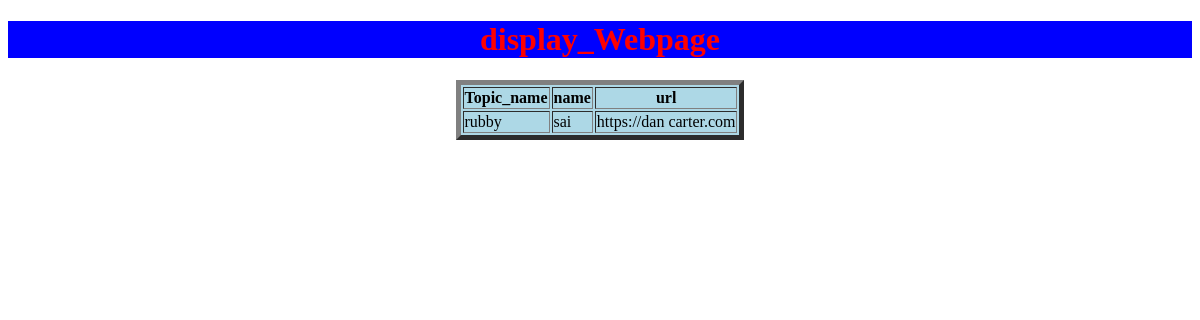
Page /update_Webpage/ on the earlier database version.
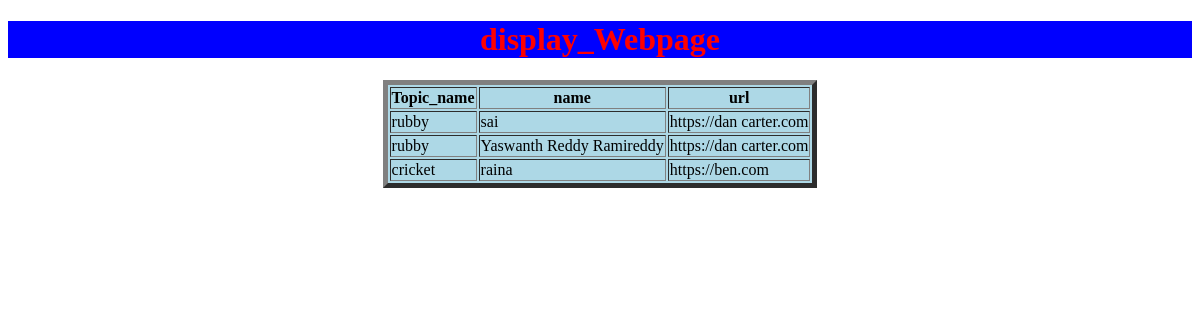
Same page on the later database version.
### app/models.py (models this page shows, shortened)
class Webpage(models.Model):
    topic_name=models.ForeignKey(Topic,on_delete=models.CASCADE)
    name=models.CharField(max_length=100)
    url=models.URLField()

class Topic(models.Model):
    topic_name=models.CharField(max_length=100,primary_key=True)
    def __str__(self):
        return self.topic_name

### app/views.py (the view)
# urls.py: path('update_Webpage/',update_Webpage,name='update_Webpage'),
def update_Webpage(request):
    QLWO=Webpage.objects.all()
    d={'Webpage':QLWO}
    QLWO=Webpage.objects.all()
    Webpage.objects.filter(topic_name='rubby').update(url='https://dan carter.com')
    Webpage.objects.filter(topic_name='cricket').update(url='https://ben.com')
    Webpage.objects.filter(name='saniya mirza').update(url='https://saniya.in')
    return render(request,'display_Webpage.html',d)

### templates/display_Webpage.html (shortened to what this page needs)
<!DOCTYPE html>
<html lang="en">
<head>
</head>
<body>
    <center>
        <h1>display_Webpage</h1>
        <table border="5px">
            <tr>
                <th>Topic_name</th>
                <th>name</th>
            <th>url</th></tr>
            {% for Wo in Webpage %}
            <tr>
                <td>{{ Wo.topic_name }}</td>
                <td>{{ Wo.name }}</td>
                <td>{{ Wo.url }}</td>
            </tr>
            {% endfor %}
        </table>
    </center>
</body>
</html>

Differences in the rows shown:
added Webpage: topic_name "rubby", name "Yaswanth Reddy Ramireddy", url "https://dan carter.com"
added Webpage: topic_name "cricket", name "raina", url "https://ben.com"
